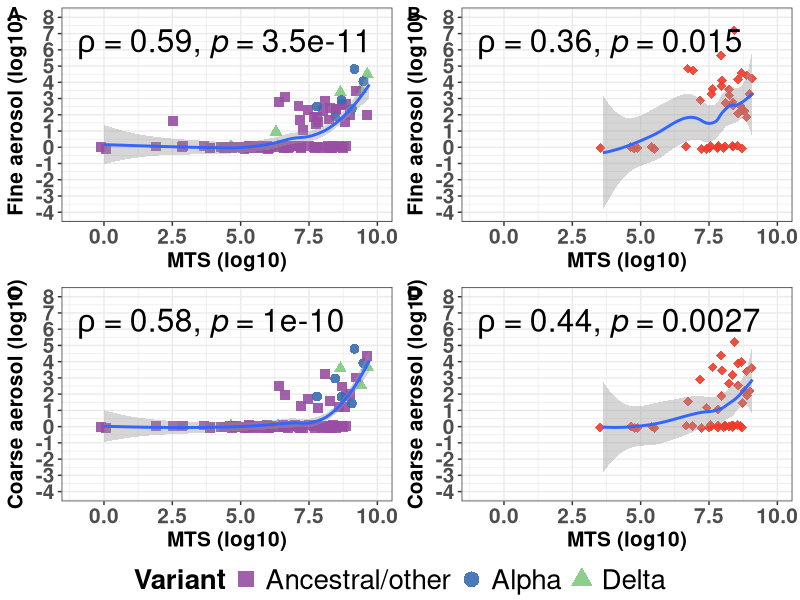
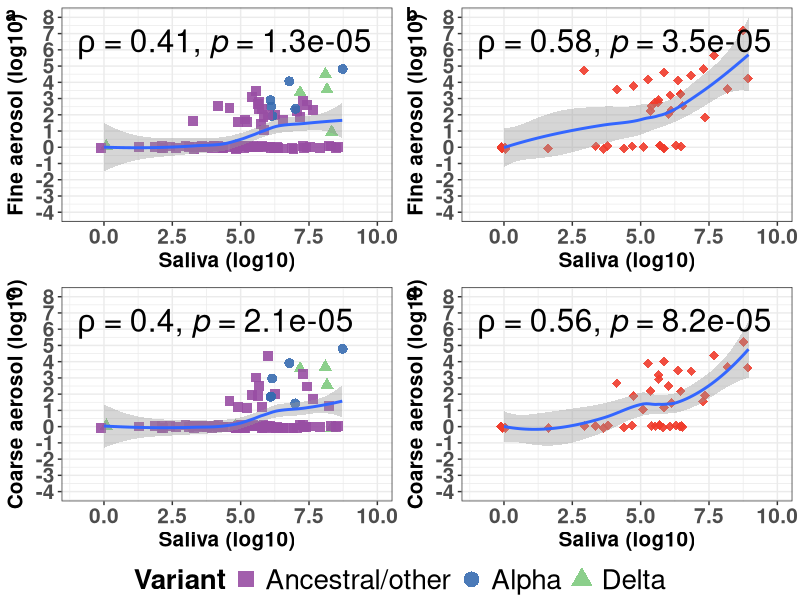
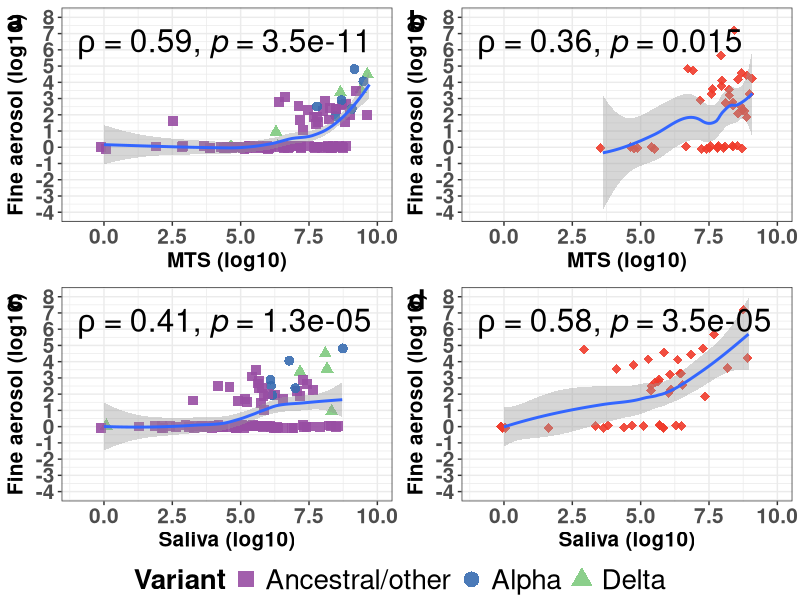
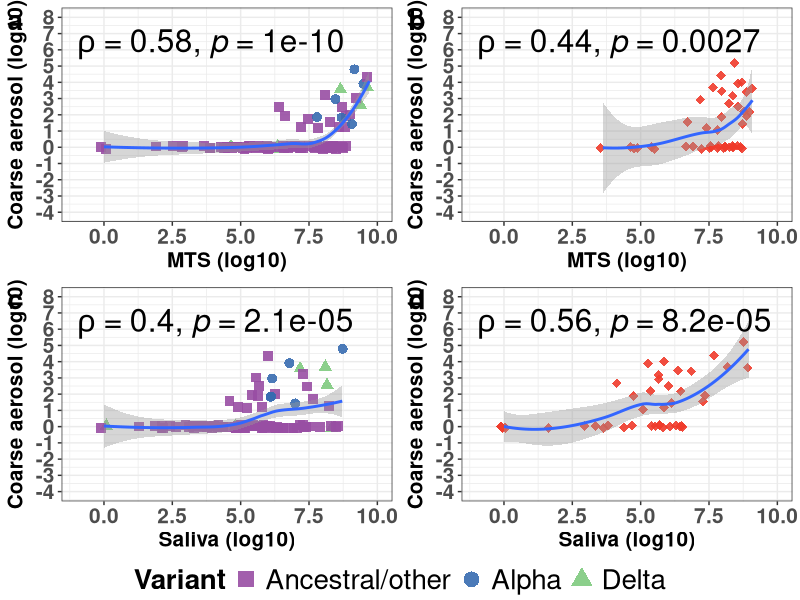
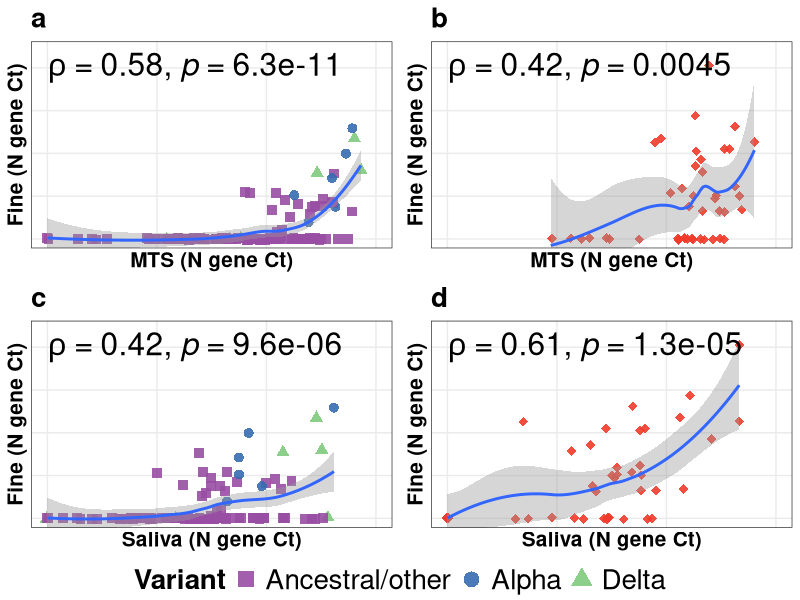
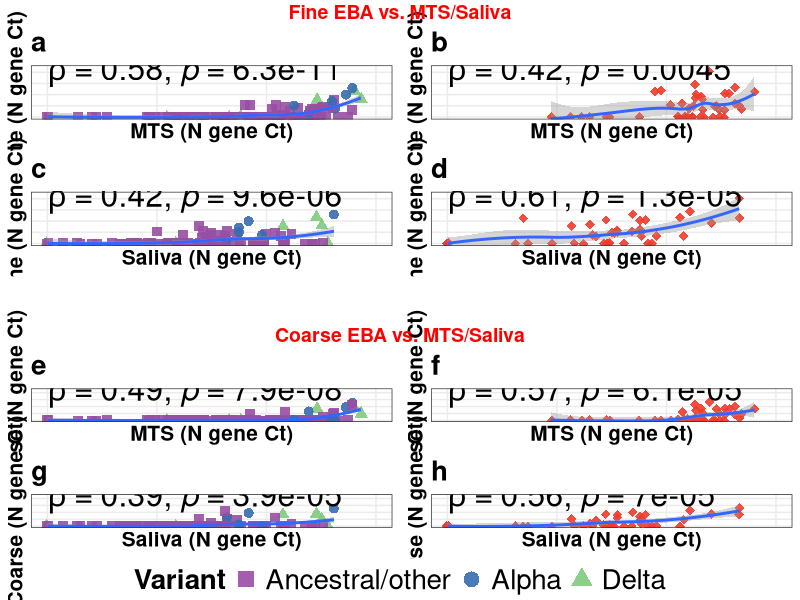
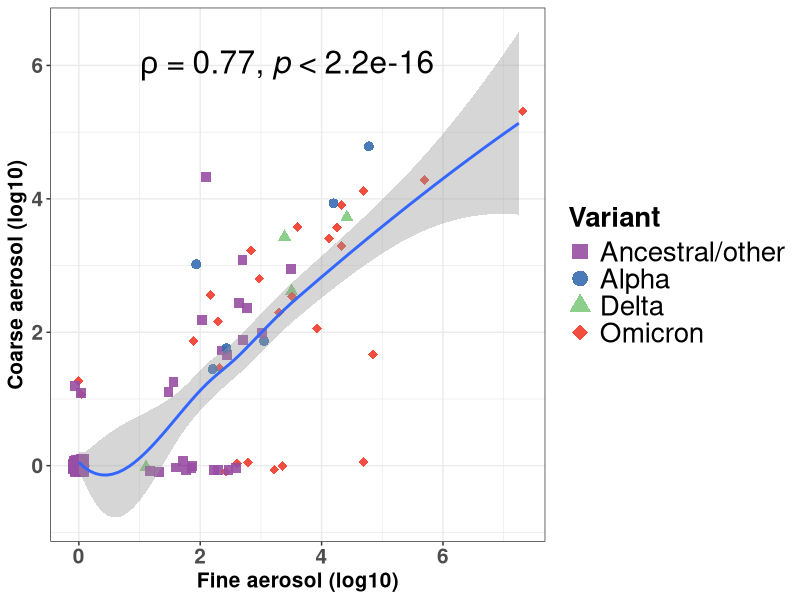
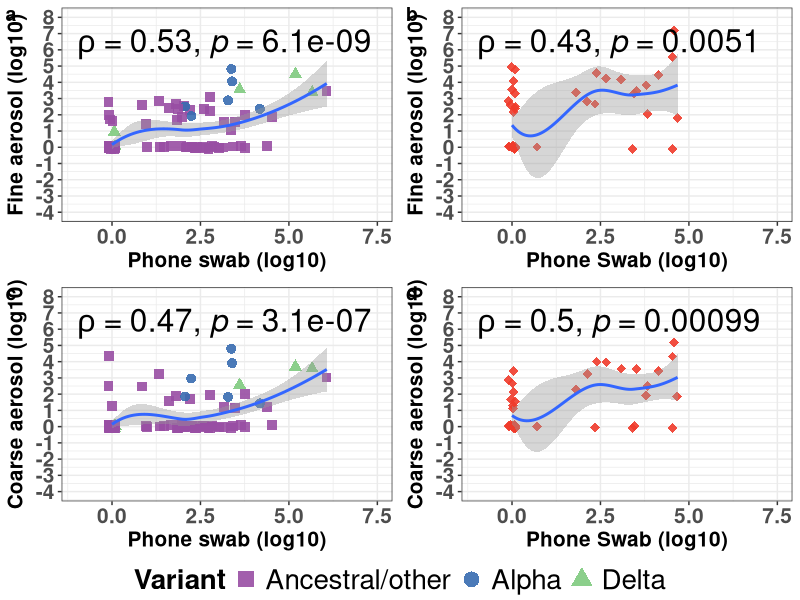

Here is the R script that generated these plots, in order:
## ---- chunk 1
knitr::opts_chunk$set(echo = TRUE)
library(gridExtra)
library(tidyverse)
library(grid)
library(ggpubr)
library(lattice)
set.seed(42)
## ---- chunk 2
# Theme for display parameters

scale_color_variant <- scale_color_manual(values = c("Ancestral/other" = "#984ea3",
                                                     "Alpha"="#386cb0",
                                                     "Delta"="#7fc97f",
                                                     "Omicron" = "#ef3b2c"))
scale_shape_variant <- scale_shape_manual(values = c("Ancestral/other" = 15,
                                                     "Alpha"=16,
                                                     "Delta"=17,
                                                     "Omicron" = 18))

scale_color_variant3 <- scale_color_manual(values = c("Ancestral/other" = "#984ea3",
                                                     "Alpha"="#386cb0",
                                                     "Delta"="#7fc97f",
                                                     "Omicron BA.1" = "#a6cee3",
                                                     "Omicron BA.2" = "#662506"))
scale_shape_variant3 <- scale_shape_manual(values = c("Ancestral/other" = 15,
                                                     "Alpha"=16,
                                                     "Delta"=17,
                                                     "Omicron BA.1" = 18,
                                                     "Omicron BA.2" = 19))
my_comparison <- list(c("Omicron", "Delta"), c("Omicron", "Alpha"), c("Omicron", "Ancestral/other"),
                   c("Delta", "Alpha"), c("Delta", "Ancestral/other"), c("Alpha", "Ancestral/other"))
## ---- chunk 3
spr_before_raw <- read.csv(file = "../working_files/manuscript_1_all_61_nonpaired_pcr_sx_spr.csv")

spr_raw <- read.csv(file = "../working_files/nonpaired_pcr_sx_spr.csv")

samples_of_interest <- c("G-II Fine Aerosol", "G-II Coarse Aerosol", "Midturbinate Swab")

spr_before <- spr_before_raw %>%
  mutate(log_quant = if_else(av_quant == 0, 0, log10(av_quant)),
         subject_id = as.factor(study_id),
         days_past_onset = as.factor(days_past_onset),
         period = "Before Sep 2021",
         variant2 = if_else(S.gene.dropout == "TRUE", "Alpha", "Ancestral/other"),
         ct_ngene = if_else(ct_ngene_qpcr == -1, 40, ct_ngene_qpcr),
         ct_sgene = if_else(ct_sgene_qpcr == -1, 40, ct_sgene_qpcr),
         ct_orfgene = if_else(ct_orfgene_qpcr == -1, 40, ct_orfgene_qpcr)) %>% 
  mutate(seq_variant = variant2,
         variant3 = variant2)
length(unique(spr_before$subject_id))

before_sub <- spr_before %>% 
  filter(sample_type %in% samples_of_interest) %>% 
  select(subject_id, sample_date, av_quant, log_quant, sample_type, period, days_past_onset, variant2, variant3, seq_variant, ct_ngene)

spr <- spr_raw %>% 
  mutate(log_quant = if_else(av_quant == 0, 0, log10(av_quant)),
         subject_id = as.factor(subject_id),
         days_past_onset = as.factor(days_past_onset),
         period = "After Sep 2021",
         variant2 = if_else(seq_variant %in% c("Omicron BA.1.1","Omicron BA.1", "Omicron BA.2"), "Omicron", seq_variant),
         ct_ngene = if_else(ct_ngene_qpcr == -1, 40, ct_ngene_qpcr),
         ct_sgene = if_else(ct_sgene_qpcr == -1, 40, ct_sgene_qpcr),
         ct_orfgene = if_else(ct_orfgene_qpcr == -1, 40, ct_orfgene_qpcr)) %>% 
  mutate(variant3 = variant2)

now_sub <- spr %>% filter(sample_type %in% samples_of_interest) %>% 
  select(subject_id, sample_date, av_quant, log_quant, sample_type, period, days_past_onset, variant2, variant3, seq_variant,ct_ngene)

breath_mts_total <- bind_rows(now_sub,before_sub)

breath_mts_total <- breath_mts_total %>% 
  mutate(variant2 = factor(variant2, 
                          levels = c("Ancestral/other", "Alpha", "Delta", "Omicron"),
                          labels = c("Ancestral/other", "Alpha", "Delta", "Omicron"))) %>% 
  mutate(variant3 = factor(variant3, 
                          levels = c("Ancestral/other", "Alpha", "Delta", "Omicron BA.1","Omicron BA.2"),
                          labels = c("Ancestral/other", "Alpha", "Delta",  "Omicron BA.1","Omicron BA.2")))

breath_mts_total <- breath_mts_total %>% mutate(omicron = if_else(variant2 == "Omicron", "Yes", "No"))
## ---- chunk 4
stat_box_data <-function(y, upper_limit = 9.085) {
  data.frame(y = -0.02 * upper_limit,
             label = paste0('n=', length(y), '\n')
  )
}

fine_complete <- breath_mts_total %>% 
  filter(sample_type == "G-II Fine Aerosol") %>%
  mutate(fine_av_quant = av_quant, fine_log_quant = log_quant, fine_ct_ngene = ct_ngene) %>% 
  select(subject_id, fine_av_quant, fine_log_quant, days_past_onset, sample_date, period, variant2, omicron, variant3,seq_variant,fine_ct_ngene) 
fine_complete_sub <- fine_complete %>%filter(fine_av_quant !=0)  

coarse_complete <- breath_mts_total %>% 
  filter(sample_type == "G-II Coarse Aerosol") %>%
  mutate(coarse_av_quant = av_quant, coarse_log_quant = log_quant, coarse_ct_ngene = ct_ngene) %>% 
  select(subject_id, coarse_av_quant, coarse_log_quant, days_past_onset, sample_date, period, variant2, omicron, variant3, seq_variant,coarse_ct_ngene)
coarse <- coarse_complete %>% select(subject_id, coarse_av_quant, coarse_log_quant, sample_date, coarse_ct_ngene)
coarse_complete_sub <- coarse_complete %>%filter(coarse_av_quant !=0)

mts_complete <- breath_mts_total %>% 
  filter(sample_type == "Midturbinate Swab") %>%
  mutate(mts_av_quant = av_quant, mts_log_quant = log_quant, mts_ct_ngene = ct_ngene) %>% 
  select(subject_id, mts_av_quant, mts_log_quant, days_past_onset, sample_date, period, variant2, omicron, variant3, seq_variant,mts_ct_ngene)

mts <- mts_complete %>% select(subject_id, mts_av_quant, mts_log_quant, sample_date, mts_ct_ngene) 

#create dataset including all the breath samples:breath_mts_total_wide2
breath_mts_total_wide2 <- fine_complete %>% 
  left_join(coarse, by = c("subject_id", "sample_date")) %>% 
  mutate(av_quant_total = coarse_av_quant + fine_av_quant)

breath_mts_total_wide2 <- breath_mts_total_wide2 %>% 
  mutate(av_quant_total_log10 = if_else((av_quant_total == 0), 0, log10(av_quant_total)))

breath_mts_total_wide2 <- breath_mts_total_wide2 %>% 
  left_join(mts, by = c("subject_id", "sample_date")) %>% 
  mutate(log_mts_coarse_ratio = log10(mts_av_quant/(coarse_av_quant+1)),
         log_mts_fine_ratio = log10(mts_av_quant/(fine_av_quant+1)),
         log_mts_total_ratio = log10(mts_av_quant/(av_quant_total+1)),
         mts_coarse_ratio =  mts_av_quant/(coarse_av_quant+1),
         mts_fine_ratio = mts_av_quant/(fine_av_quant+1),
         mts_total_ratio = mts_av_quant/(av_quant_total+1))

length(unique(breath_mts_total_wide2$subject_id))
## ---- chunk 5
remove_plot_mts <- function(data, aerosol_name, aerosol_log_quant, variant_value){
  sub_remove_variant <- data %>% filter(variant2 != variant_value)

  plot <- sub_remove_variant %>%
    ggplot(aes(y=eval(parse(text=aerosol_log_quant)),x=mts_log_quant)) +
    geom_point(aes(color=variant2,shape=variant2),size=3,alpha=0.9,
               position=position_jitter(h=.1,w=.1,seed=42)) +
    geom_smooth(method = "loess") +
    stat_cor(method = "spearman",cor.coef.name = "rho", size = 8) +
    ylab(paste(aerosol_name,"aerosol (log10)")) +
    xlab("MTS (log10)") +
    labs(color = "Variant", shape = "Variant")+
    scale_y_continuous(breaks=c(-4:8),limits = c(-4, 8)) +
    scale_x_continuous(breaks=c(0,2.5,5.0,7.5,10),limits = c(-1, 10)) +
    #expand_limits(x=0,y=-2) +
    scale_shape_variant+
    scale_color_variant+
    theme_bw()+
    theme(axis.text = element_text(size = 15),
        axis.text.x=element_text(face='bold'),
        axis.text.y=element_text(face='bold'),
        axis.title.x=element_text(size=15, face='bold'),
        axis.title.y=element_text(size=15, face='bold'),
        legend.text = element_text(size = 20),
        legend.title = element_text(size = 20, face='bold'))+
    guides(shape = guide_legend(override.aes = list(size = 5)))
  return(plot)
}

include_plot_mts <- function(data, aerosol_name, aerosol_log_quant, variant_value){
  sub_remove_variant <- data %>% filter(variant2 == variant_value)

  plot <- sub_remove_variant %>%
    ggplot(aes(y=eval(parse(text=aerosol_log_quant)),x=mts_log_quant)) +
    geom_point(aes(color=variant2,shape=variant2),size=3,alpha=0.9,
               position=position_jitter(h=.1,w=.1,seed=42)) +
    geom_smooth(method = "loess") +
    stat_cor(method = "spearman",cor.coef.name = "rho", size = 8) +
    ylab(paste(aerosol_name,"aerosol (log10)")) +
    xlab("MTS (log10)") +
    labs(color = "Variant", shape = "Variant")+
    scale_y_continuous(breaks=c(-4:8),limits = c(-4, 8)) +
    scale_x_continuous(breaks=c(0,2.5,5.0,7.5,10),limits = c(-1, 10)) +
    #expand_limits(x=0,y=-2) +
    scale_shape_variant+
    scale_color_variant+
    theme_bw()+
    theme(axis.text = element_text(size = 15),
        axis.text.x=element_text(face='bold'),
        axis.text.y=element_text(face='bold'),
        axis.title.x=element_text(size=15, face='bold'),
        axis.title.y=element_text(size=15, face='bold'),
        legend.text = element_text(size = 20),
        legend.title = element_text(size = 20, face='bold'))+
    guides(shape = guide_legend(override.aes = list(size = 5)))
  return(plot)
}

#side-by-side comparison of both D's against plots of Omicron only
mts_with_without_omicron_comparison_full_data <- ggarrange(
                      remove_plot_mts(breath_mts_total_wide2,"Fine","fine_log_quant", "Omicron"),
                      include_plot_mts(breath_mts_total_wide2,"Fine","fine_log_quant", "Omicron"),
                      remove_plot_mts(breath_mts_total_wide2,"Coarse","coarse_log_quant", "Omicron"),
                      include_plot_mts(breath_mts_total_wide2,"Coarse","coarse_log_quant", "Omicron"),
                      labels = c("A", 
                                 "B",
                                 "C",
                                 "D"),
                      ncol = 2, nrow=2,
                      common.legend = T,
                      legend = "bottom",
                      align = "h")
mts_with_without_omicron_comparison_full_data
#ggsave(mts_with_without_omicron_comparison_full_data,filename="../output/mts_with_without_omicron_comparison_full_data.png",device="png",width=11,height=7.77,units="in")
## ---- chunk 6

remove_plot_ct_mts <- function(data, aerosol_name, aerosol_ct, variant_value, note_text){
  sub_remove_variant <- data %>% filter(variant2 != variant_value)

  plot <- sub_remove_variant %>%
    ggplot(aes(y=eval(parse(text=aerosol_ct)),x=mts_ct_ngene)) +
    geom_point(aes(color=variant2,shape=variant2),size=3,alpha=0.9,
               position=position_jitter(h=.1,w=.1,seed=42)) +
    geom_smooth(method = "loess") +
    stat_cor(method = "spearman",cor.coef.name = "rho", size = 8, label.x = 40, label.y = 20) +
    ylab(paste(aerosol_name,"(N gene Ct)")) +
    xlab("MTS (N gene Ct)") +
    labs(color = "Variant", shape = "Variant")+
    coord_cartesian(ylim = c(40, 18), xlim = c(40,10))+
    scale_shape_variant+
    scale_color_variant+
  ggtitle(note_text)+
    theme_bw()+
    theme(axis.text = element_text(size = 15),
        axis.text.x=element_text(face='bold'),
        axis.text.y=element_text(face='bold'),
        axis.title.x=element_text(size=15, face='bold'),
        axis.title.y=element_text(size=15, face='bold'),
        legend.text = element_text(size = 20),
        legend.title = element_text(size = 20, face='bold'),
        plot.title = element_text(size = 20, face = "bold"))+
    guides(shape = guide_legend(override.aes = list(size = 5)))
  return(plot)
}

include_plot_ct_mts <- function(data, aerosol_name, aerosol_ct, variant_value,  note_text){
  sub_remove_variant <- data %>% filter(variant2 == variant_value)

  plot <- sub_remove_variant %>%
    ggplot(aes(y=eval(parse(text=aerosol_ct)),x=mts_ct_ngene)) +
    geom_point(aes(color=variant2,shape=variant2),size=3,alpha=0.9,
               position=position_jitter(h=.1,w=.1,seed=42)) +
    geom_smooth(method = "loess") +
    stat_cor(method = "spearman",cor.coef.name = "rho", size = 8, label.x = 40, label.y = 20) +
    ylab(paste(aerosol_name,"(N gene Ct)")) +
    xlab("MTS (N gene Ct)") +
    labs(color = "Variant", shape = "Variant")+
    coord_cartesian(ylim = c(40, 18), xlim = c(40,10))+
    scale_shape_variant+
    scale_color_variant+
  ggtitle(note_text)+
    theme_bw()+
    theme(axis.text = element_text(size = 15),
        axis.text.x=element_text(face='bold'),
        axis.text.y=element_text(face='bold'),
        axis.title.x=element_text(size=15, face='bold'),
        axis.title.y=element_text(size=15, face='bold'),
        legend.text = element_text(size = 20),
        legend.title = element_text(size = 20, face='bold'),
        plot.title = element_text(size = 20, face = "bold"))+
    guides(shape = guide_legend(override.aes = list(size = 5)))
  return(plot)
}

## ---- chunk 7
spr <- spr_raw %>% mutate(variant2 = if_else(seq_variant %in% c("Omicron BA.1.1","Omicron BA.1", "Omicron BA.2"), "Omicron", seq_variant))
samples_of_interest <- c("G-II Fine Aerosol", "G-II Coarse Aerosol", "Saliva")

spr_before <- spr_before_raw %>% 
  mutate(log_quant = if_else(av_quant == 0, 0, log10(av_quant)),
         subject_id = as.factor(study_id),
         days_past_onset = as.factor(days_past_onset),
         period = "Before Sep 2021",
         variant2 = if_else(S.gene.dropout == "TRUE", "Alpha", "Ancestral/other"),
         ct_ngene = if_else(ct_ngene_qpcr == -1, 40, ct_ngene_qpcr))

before_sub <- spr_before %>% 
  filter(sample_type %in% samples_of_interest) %>% 
  select(subject_id, sample_date, av_quant, log_quant, sample_type, period, days_past_onset, variant2, ct_ngene)

spr <- spr %>% 
  mutate(log_quant = if_else(av_quant == 0, 0, log10(av_quant)),
         subject_id = as.factor(subject_id),
         days_past_onset = as.factor(days_past_onset),
         period = "After Sep 2021",
         ct_ngene = if_else(ct_ngene_qpcr == -1, 40, ct_ngene_qpcr))

now_sub <- spr %>% filter(sample_type %in% samples_of_interest) %>% 
  select(subject_id, sample_date, av_quant, log_quant, sample_type, period, days_past_onset, variant2, ct_ngene)

breath_saliva_total <- bind_rows(now_sub,before_sub)

breath_saliva_total <- breath_saliva_total %>% 
  mutate(variant2 = factor(variant2, 
                          levels = c("Ancestral/other", "Alpha", "Delta", "Omicron"),
                          labels = c("Ancestral/other", "Alpha", "Delta", "Omicron")))
## ---- chunk 8
fine_complete <- breath_saliva_total %>% 
  filter(sample_type == "G-II Fine Aerosol") %>%
  mutate(fine_av_quant = av_quant, fine_log_quant = log_quant, fine_ct_ngene = ct_ngene) %>% 
  select(subject_id, fine_av_quant, fine_log_quant, days_past_onset, sample_date, period, variant2, fine_ct_ngene) 
fine_complete_sub <- fine_complete %>%filter(fine_av_quant !=0)  

coarse_complete <- breath_saliva_total %>% 
  filter(sample_type == "G-II Coarse Aerosol") %>%
  mutate(coarse_av_quant = av_quant, coarse_log_quant = log_quant, coarse_ct_ngene = ct_ngene) %>% 
  select(subject_id, coarse_av_quant, coarse_log_quant, days_past_onset, sample_date, period, variant2,coarse_ct_ngene)
coarse <- coarse_complete %>% select(subject_id, coarse_av_quant, coarse_log_quant, sample_date, coarse_ct_ngene)
coarse_complete_sub <- coarse_complete %>%filter(coarse_av_quant !=0)

saliva_complete <- breath_saliva_total %>% 
  filter(sample_type == "Saliva") %>%
  mutate(saliva_av_quant = av_quant, saliva_log_quant = log_quant, saliva_ct_ngene = ct_ngene) %>% 
  select(subject_id, saliva_av_quant, saliva_log_quant, days_past_onset, sample_date, period, variant2,saliva_ct_ngene)

saliva <- saliva_complete %>% select(subject_id, saliva_av_quant, saliva_log_quant, sample_date, saliva_ct_ngene) 

#create dataset including all the breath samples:breath_saliva_total_wide2
breath_saliva_total_wide2 <- fine_complete %>% 
  left_join(coarse, by = c("subject_id", "sample_date")) %>% 
  mutate(av_quant_total = coarse_av_quant + fine_av_quant)

breath_saliva_total_wide2 <- breath_saliva_total_wide2 %>% 
  mutate(av_quant_total_log10 = if_else((av_quant_total == 0), 0, log10(av_quant_total)))


breath_saliva_total_wide2 <- breath_saliva_total_wide2 %>% 
  left_join(saliva, by = c("subject_id", "sample_date")) 
## ---- chunk 9
#using qpcr data
remove_plot_saliva <- function(data, aerosol_name, aerosol_log_quant, variant_value){
  sub_remove_variant <- data %>% filter(variant2 != variant_value)

  plot <- sub_remove_variant %>%
    ggplot(aes(y=eval(parse(text=aerosol_log_quant)),x=saliva_log_quant)) +
    geom_point(aes(color=variant2,shape=variant2),size=3,alpha=0.9,
               position=position_jitter(h=.1,w=.1,seed=42)) +
    geom_smooth(method = "loess") +
    stat_cor(method = "spearman",cor.coef.name = "rho", size = 8) +
    ylab(paste(aerosol_name,"aerosol (log10)")) +
    xlab("Saliva (log10)") +
    labs(color = "Variant", shape = "Variant")+
    scale_y_continuous(breaks=c(-4:8),limits = c(-4, 8)) +
    scale_x_continuous(breaks=c(0,2.5,5.0,7.5,10),limits = c(-1, 10)) +
    #expand_limits(x=0,y=-2) +
    scale_shape_variant+
    scale_color_variant+
    theme_bw()+
    theme(axis.text = element_text(size = 15),
        axis.text.x=element_text(face='bold'),
        axis.text.y=element_text(face='bold'),
        axis.title.x=element_text(size=15, face='bold'),
        axis.title.y=element_text(size=15, face='bold'),
        legend.text = element_text(size = 20),
        legend.title = element_text(size = 20, face='bold'))+
    guides(shape = guide_legend(override.aes = list(size = 5)))
  return(plot)
}

include_plot_saliva <- function(data, aerosol_name, aerosol_log_quant, variant_value){
  sub_remove_variant <- data %>% filter(variant2 == variant_value)

  plot <- sub_remove_variant %>%
    ggplot(aes(y=eval(parse(text=aerosol_log_quant)),x=saliva_log_quant)) +
    geom_point(aes(color=variant2,shape=variant2),size=3,alpha=0.9,
               position=position_jitter(h=.1,w=.1,seed=42)) +
    geom_smooth(method = "loess") +
    stat_cor(method = "spearman",cor.coef.name = "rho", size = 8) +
    ylab(paste(aerosol_name,"aerosol (log10)")) +
    xlab("Saliva (log10)") +
    labs(color = "Variant", shape = "Variant")+
    scale_y_continuous(breaks=c(-4:8),limits = c(-4, 8)) +
    scale_x_continuous(breaks=c(0,2.5,5.0,7.5,10),limits = c(-1, 10)) +
    #expand_limits(x=0,y=-2) +
    scale_shape_variant+
    scale_color_variant+
    theme_bw()+
    theme(axis.text = element_text(size = 15),
        axis.text.x=element_text(face='bold'),
        axis.text.y=element_text(face='bold'),
        axis.title.x=element_text(size=15, face='bold'),
        axis.title.y=element_text(size=15, face='bold'),
        legend.text = element_text(size = 20),
        legend.title = element_text(size = 20, face='bold'))+
    guides(shape = guide_legend(override.aes = list(size = 5)))
  return(plot)
}

#side-by-side comparison of both D's against plots of Omicron only
saliva_with_without_omicron_comparison_full_data <- ggarrange(
                      remove_plot_saliva(breath_saliva_total_wide2,"Fine","fine_log_quant", "Omicron"),
                      include_plot_saliva(breath_saliva_total_wide2,"Fine","fine_log_quant", "Omicron"),
                      remove_plot_saliva(breath_saliva_total_wide2,"Coarse","coarse_log_quant", "Omicron"),
                      include_plot_saliva(breath_saliva_total_wide2,"Coarse","coarse_log_quant", "Omicron"),
                      labels = c("a", 
                                 "b",
                                 "c",
                                 "d"),
                      ncol = 2, nrow=2,
                      common.legend = T,
                      legend = "bottom",
                      align = "h")
saliva_with_without_omicron_comparison_full_data
#ggsave(saliva_with_without_omicron_comparison_full_data,filename="../output/saliva_with_without_omicron_comparison_full_data.png",device="png",width=11,height=7.77,units="in")
## ---- chunk 10
#using ct value
remove_plot_ct_saliva <- function(data, aerosol_name, aerosol_ct, variant_value,note_text){
  sub_remove_variant <- data %>% filter(variant2 != variant_value)

  plot <- sub_remove_variant %>%
    ggplot(aes(y=eval(parse(text=aerosol_ct)),x=saliva_ct_ngene)) +
    geom_point(aes(color=variant2,shape=variant2),size=3,alpha=0.9,
               position=position_jitter(h=.1,w=.1,seed=42)) +
    geom_smooth(method = "loess") +
    stat_cor(method = "spearman",cor.coef.name = "rho", size = 8, label.x = 40, label.y = 20) +
    ylab(paste(aerosol_name,"(N gene Ct)")) +
    xlab("Saliva (N gene Ct)") +
    labs(color = "Variant", shape = "Variant")+
    coord_cartesian(ylim = c(40, 18), xlim = c(40,10))+
    scale_shape_variant+
    scale_color_variant+
    theme_bw()+
  ggtitle(note_text)+
    theme(axis.text = element_text(size = 15),
        axis.text.x=element_text(face='bold'),
        axis.text.y=element_text(face='bold'),
        axis.title.x=element_text(size=15, face='bold'),
        axis.title.y=element_text(size=15, face='bold'),
        legend.text = element_text(size = 20),
        legend.title = element_text(size = 20, face='bold'),
        plot.title = element_text(size = 20, face = "bold"))+
    guides(shape = guide_legend(override.aes = list(size = 5)))
  return(plot)
}

include_plot_ct_saliva <- function(data, aerosol_name, aerosol_ct, variant_value,note_text){
  sub_remove_variant <- data %>% filter(variant2 == variant_value)

  plot <- sub_remove_variant %>%
    ggplot(aes(y=eval(parse(text=aerosol_ct)),x=saliva_ct_ngene)) +
    geom_point(aes(color=variant2,shape=variant2),size=3,alpha=0.9,
               position=position_jitter(h=.1,w=.1,seed=42)) +
    geom_smooth(method = "loess") +
    stat_cor(method = "spearman",cor.coef.name = "rho", size = 8, label.x = 40, label.y = 20) +
    ylab(paste(aerosol_name,"(N gene Ct)")) +
    xlab("Saliva (N gene Ct)") +
    labs(color = "Variant", shape = "Variant")+
    coord_cartesian(ylim = c(40, 18), xlim = c(40,10))+
    scale_shape_variant+
    scale_color_variant+
  ggtitle(note_text)+
    theme_bw()+
    theme(axis.text = element_text(size = 15),
        axis.text.x=element_text(face='bold'),
        axis.text.y=element_text(face='bold'),
        axis.title.x=element_text(size=15, face='bold'),
        axis.title.y=element_text(size=15, face='bold'),
        legend.text = element_text(size = 20),
        legend.title = element_text(size = 20, face='bold'),
        plot.title = element_text(size = 20, face = "bold"))+
    guides(shape = guide_legend(override.aes = list(size = 5)))
  return(plot)
}

## ---- chunk 11
figure_3 <- ggarrange(remove_plot_mts(breath_mts_total_wide2,"Fine","fine_log_quant", "Omicron"),
                      include_plot_mts(breath_mts_total_wide2,"Fine","fine_log_quant", "Omicron"),
                      remove_plot_saliva(breath_saliva_total_wide2,"Fine","fine_log_quant", "Omicron"),
                      include_plot_saliva(breath_saliva_total_wide2,"Fine","fine_log_quant", "Omicron"),
                      labels = c("a", 
                                 "b",
                                 "c",
                                 "d"),
                      font.label = list(size = 20, face = "bold"),
                      ncol = 2, nrow=2,
                      common.legend = T,
                      legend = "bottom",
                      align = "h")
figure_3
ggsave(figure_3,filename="../output/fig3_corr_fine_mts_saliva.png",device="png",width=11,height=7.77,units="in")
ggsave(figure_3,filename="../output/tiff/fig3_corr_fine_mts_saliva.tiff",device="tiff",width=11,height=7.77,units="in",dpi=300,compression="lzw")


figure_4 <- ggarrange(remove_plot_mts(breath_mts_total_wide2,"Coarse","coarse_log_quant", "Omicron"),
                      include_plot_mts(breath_mts_total_wide2,"Coarse","coarse_log_quant", "Omicron"),
                      remove_plot_saliva(breath_saliva_total_wide2,"Coarse","coarse_log_quant", "Omicron"),
                      include_plot_saliva(breath_saliva_total_wide2,"Coarse","coarse_log_quant", "Omicron"),
                      labels = c("a", 
                                 "b",
                                 "c",
                                 "d"),
                      font.label = list(size = 20, face = "bold"),
                      ncol = 2, nrow=2,
                      common.legend = T,
                      legend = "bottom",
                      align = "h")
figure_4
ggsave(figure_4,filename="../output/si_fig4a_corr_coarse_mts_saliva.png",device="png",width=11,height=7.77,units="in")

## ---- chunk 12
figure_s2 <- ggarrange(remove_plot_ct_mts(breath_mts_total_wide2,"Fine","fine_ct_ngene", "Omicron","a"),
                      include_plot_ct_mts(breath_mts_total_wide2,"Fine","fine_ct_ngene", "Omicron","b"),
                      remove_plot_ct_saliva(breath_saliva_total_wide2,"Fine","fine_ct_ngene", "Omicron","c"),
                      include_plot_ct_saliva(breath_saliva_total_wide2,"Fine","fine_ct_ngene", "Omicron","d"),
                      font.label = list(size = 20, face = "bold"),
                      ncol = 2, nrow=2,
                      common.legend = T,
                      legend = "bottom",
                      align = "h")
figure_s2
#ggsave(figure_s2,filename="../output/figure_s2_fine_mts_saliva_ct.png",device="png",width=11,height=7.77,units="in")

figure_s3 <- ggarrange(remove_plot_ct_mts(breath_mts_total_wide2,"Coarse","coarse_ct_ngene", "Omicron","a"),
                      include_plot_ct_mts(breath_mts_total_wide2,"Coarse","coarse_ct_ngene", "Omicron","b"),
                      remove_plot_ct_saliva(breath_saliva_total_wide2,"Coarse","coarse_ct_ngene", "Omicron","c"),
                      include_plot_ct_saliva(breath_saliva_total_wide2,"Coarse","coarse_ct_ngene", "Omicron","d"),

                      font.label = list(size = 20, face = "bold"),
                      ncol = 2, nrow=2,
                      common.legend = T,
                      legend = "bottom",
                      align = "h")
figure_s3
#ggsave(figure_s3,filename="../output/figure_s3_coarse_mts_saliva_ct.png",device="png",width=11,height=7.77,units="in")
## ---- chunk 13
part1 <- ggarrange(remove_plot_ct_mts(breath_mts_total_wide2,"Fine","fine_ct_ngene", "Omicron","a"),
                      include_plot_ct_mts(breath_mts_total_wide2,"Fine","fine_ct_ngene", "Omicron","b"),
                      remove_plot_ct_saliva(breath_saliva_total_wide2,"Fine","fine_ct_ngene", "Omicron","c"),
                      include_plot_ct_saliva(breath_saliva_total_wide2,"Fine","fine_ct_ngene", "Omicron","d"),

                      font.label = list(size = 20, face = "bold"),
                      ncol = 2, nrow=2,
                      common.legend = T,
                      legend = "none",
                      align = "h")
part1 <- annotate_figure(part1, top = text_grob("Fine EBA vs. MTS/Saliva", 
               color = "red", face = "bold", size = 14))

part2 <- ggarrange(remove_plot_ct_mts(breath_mts_total_wide2,"Coarse","coarse_ct_ngene", "Omicron","e"),
                      include_plot_ct_mts(breath_mts_total_wide2,"Coarse","coarse_ct_ngene", "Omicron","f"),
                      remove_plot_ct_saliva(breath_saliva_total_wide2,"Coarse","coarse_ct_ngene", "Omicron","g"),
                      include_plot_ct_saliva(breath_saliva_total_wide2,"Coarse","coarse_ct_ngene", "Omicron","h"),

                      font.label = list(size = 20, face = "bold"),
                      ncol = 2, nrow=2,
                      common.legend = T,
                      legend = "bottom",
                      align = "h")
part2 <- annotate_figure(part2, top = text_grob("Coarse EBA vs. MTS/Saliva", 
               color = "red", face = "bold", size = 14))

## ---- chunk 14
blank <- grid.rect(gp=gpar(col="white"))

total <- grid.arrange(part1, blank, part2,
                      ncol=1, nrow=3,
                      heights = c(6,1,6))

#ggsave(total,filename="../output/extra-output-fig3/extend_ct_plot.png",device="png",dpi=300,height=12.3,width=10.54,units="in")

## ---- chunk 15
  plot <- breath_mts_total_wide2 %>%
    ggplot(aes(y=coarse_log_quant,x=fine_log_quant)) +
    geom_point(aes(color=variant2,shape=variant2),size=3,alpha=0.9,
               position=position_jitter(h=.1,w=.1,seed=42)) +
    geom_smooth(method = "loess") +
    stat_cor(method = "spearman",cor.coef.name = "rho", size = 8, label.x =1, label.y = 6) +
    ylab("Coarse aerosol (log10)") +
    xlab("Fine aerosol (log10)") +
    labs(color = "Variant", shape = "Variant")+
    #coord_cartesian(ylim = c(40, 18), xlim = c(40,10))+
    scale_shape_variant+
    scale_color_variant+
  #ggtitle(note_text)+
    theme_bw()+
    theme(axis.text = element_text(size = 15),
        axis.text.x=element_text(face='bold'),
        axis.text.y=element_text(face='bold'),
        axis.title.x=element_text(size=15, face='bold'),
        axis.title.y=element_text(size=15, face='bold'),
        legend.text = element_text(size = 20),
        legend.title = element_text(size = 20, face='bold'),
        plot.title = element_text(size = 20, face = "bold"))+
    guides(shape = guide_legend(override.aes = list(size = 5)))
plot
## ---- chunk 16
spr <- spr_raw %>% mutate(variant2 = if_else(seq_variant %in% c("Omicron BA.1.1","Omicron BA.1", "Omicron BA.2"), "Omicron", seq_variant))
samples_of_interest <- c("G-II Fine Aerosol", "G-II Coarse Aerosol", "Phone Swab")

spr_before <- spr_before_raw %>% 
  mutate(log_quant = if_else(av_quant == 0, 0, log10(av_quant)),
         subject_id = as.factor(study_id),
         days_past_onset = as.factor(days_past_onset),
         period = "Before Sep 2021",
         variant2 = if_else(S.gene.dropout == "TRUE", "Alpha", "Ancestral/other"),
         ct_ngene = if_else(ct_ngene_qpcr == -1, 40, ct_ngene_qpcr))

before_sub <- spr_before %>% 
  filter(sample_type %in% samples_of_interest) %>% 
  select(subject_id, sample_date, av_quant, log_quant, sample_type, period, days_past_onset, variant2, ct_ngene)

spr <- spr %>% 
  mutate(log_quant = if_else(av_quant == 0, 0, log10(av_quant)),
         subject_id = as.factor(subject_id),
         days_past_onset = as.factor(days_past_onset),
         period = "After Sep 2021",
         ct_ngene = if_else(ct_ngene_qpcr == -1, 40, ct_ngene_qpcr))

now_sub <- spr %>% filter(sample_type %in% samples_of_interest) %>% 
  select(subject_id, sample_date, av_quant, log_quant, sample_type, period, days_past_onset, variant2, ct_ngene)

breath_phone_total <- bind_rows(now_sub,before_sub)

breath_phone_total <- breath_phone_total %>% 
  mutate(variant2 = factor(variant2, 
                          levels = c("Ancestral/other", "Alpha", "Delta", "Omicron"),
                          labels = c("Ancestral/other", "Alpha", "Delta", "Omicron")))
## ---- chunk 17
fine_complete <- breath_phone_total %>% 
  filter(sample_type == "G-II Fine Aerosol") %>%
  mutate(fine_av_quant = av_quant, fine_log_quant = log_quant, fine_ct_ngene = ct_ngene) %>% 
  select(subject_id, fine_av_quant, fine_log_quant, days_past_onset, sample_date, period, variant2, fine_ct_ngene) 
fine_complete_sub <- fine_complete %>%filter(fine_av_quant !=0)  

coarse_complete <- breath_phone_total %>% 
  filter(sample_type == "G-II Coarse Aerosol") %>%
  mutate(coarse_av_quant = av_quant, coarse_log_quant = log_quant, coarse_ct_ngene = ct_ngene) %>% 
  select(subject_id, coarse_av_quant, coarse_log_quant, days_past_onset, sample_date, period, variant2,coarse_ct_ngene)
coarse <- coarse_complete %>% select(subject_id, coarse_av_quant, coarse_log_quant, sample_date, coarse_ct_ngene)
coarse_complete_sub <- coarse_complete %>%filter(coarse_av_quant !=0)

phone_complete <- breath_phone_total %>% 
  filter(sample_type == "Phone Swab") %>%
  mutate(phone_av_quant = av_quant, phone_log_quant = log_quant, phone_ct_ngene = ct_ngene) %>% 
  select(subject_id, phone_av_quant, phone_log_quant, days_past_onset, sample_date, period, variant2,phone_ct_ngene)

phone <- phone_complete %>% select(subject_id, phone_av_quant, phone_log_quant, sample_date, phone_ct_ngene) 

#create dataset including all the breath samples:breath_phone_total_wide2
breath_phone_total_wide2 <- fine_complete %>% 
  left_join(coarse, by = c("subject_id", "sample_date")) %>% 
  mutate(av_quant_total = coarse_av_quant + fine_av_quant)

breath_phone_total_wide2 <- breath_phone_total_wide2 %>% 
  mutate(av_quant_total_log10 = if_else((av_quant_total == 0), 0, log10(av_quant_total)))


breath_phone_total_wide2 <- phone %>% 
  left_join(breath_phone_total_wide2, by = c("subject_id", "sample_date")) 
## ---- chunk 18
#using qpcr data
remove_plot_phone <- function(data, aerosol_name, aerosol_log_quant, variant_value){
  sub_remove_variant <- data %>% filter(variant2 != variant_value)

  plot <- sub_remove_variant %>%
    ggplot(aes(y=eval(parse(text=aerosol_log_quant)),x=phone_log_quant)) +
    geom_point(aes(color=variant2,shape=variant2),size=3,alpha=0.9,
               position=position_jitter(h=.1,w=.1,seed=42)) +
    geom_smooth(method = "loess") +
    stat_cor(method = "spearman",cor.coef.name = "rho", size = 8) +
    ylab(paste(aerosol_name,"aerosol (log10)")) +
    xlab("Phone swab (log10)") +
    labs(color = "Variant", shape = "Variant")+
    scale_y_continuous(breaks=c(-4:8),limits = c(-4, 8)) +
    scale_x_continuous(breaks=c(0,2.5,5.0,7.5),limits = c(-1, 7.5)) +
    #expand_limits(x=0,y=-2) +
    scale_shape_variant+
    scale_color_variant+
    theme_bw()+
    theme(axis.text = element_text(size = 15),
        axis.text.x=element_text(face='bold'),
        axis.text.y=element_text(face='bold'),
        axis.title.x=element_text(size=15, face='bold'),
        axis.title.y=element_text(size=15, face='bold'),
        legend.text = element_text(size = 20),
        legend.title = element_text(size = 20, face='bold'))+
    guides(shape = guide_legend(override.aes = list(size = 5)))
  return(plot)
}

include_plot_phone <- function(data, aerosol_name, aerosol_log_quant, variant_value){
  sub_remove_variant <- data %>% filter(variant2 == variant_value)

  plot <- sub_remove_variant %>%
    ggplot(aes(y=eval(parse(text=aerosol_log_quant)),x=phone_log_quant)) +
    geom_point(aes(color=variant2,shape=variant2),size=3,alpha=0.9,
               position=position_jitter(h=.1,w=.1,seed=42)) +
    geom_smooth(method = "loess") +
    stat_cor(method = "spearman",cor.coef.name = "rho", size = 8) +
    ylab(paste(aerosol_name,"aerosol (log10)")) +
    xlab("Phone Swab (log10)") +
    labs(color = "Variant", shape = "Variant")+
    scale_y_continuous(breaks=c(-4:8),limits = c(-4, 8)) +
    scale_x_continuous(breaks=c(0,2.5,5.0,7.5),limits = c(-1, 7.5)) +
    #expand_limits(x=0,y=-2) +
    scale_shape_variant+
    scale_color_variant+
    theme_bw()+
    theme(axis.text = element_text(size = 15),
        axis.text.x=element_text(face='bold'),
        axis.text.y=element_text(face='bold'),
        axis.title.x=element_text(size=15, face='bold'),
        axis.title.y=element_text(size=15, face='bold'),
        legend.text = element_text(size = 20),
        legend.title = element_text(size = 20, face='bold'))+
    guides(shape = guide_legend(override.aes = list(size = 5)))
  return(plot)
}

#side-by-side comparison of both D's against plots of Omicron only
phone_with_without_omicron_comparison_full_data <- ggarrange(
                      remove_plot_phone(breath_phone_total_wide2,"Fine","fine_log_quant", "Omicron"),
                      include_plot_phone(breath_phone_total_wide2,"Fine","fine_log_quant", "Omicron"),
                      remove_plot_phone(breath_phone_total_wide2,"Coarse","coarse_log_quant", "Omicron"),
                      include_plot_phone(breath_phone_total_wide2,"Coarse","coarse_log_quant", "Omicron"),
                      labels = c("a", 
                                 "b",
                                 "c",
                                 "d"),
                      ncol = 2, nrow=2,
                      common.legend = T,
                      legend = "bottom",
                      align = "h")
phone_with_without_omicron_comparison_full_data
#ggsave(phone_with_without_omicron_comparison_full_data,filename="../output/extra-output-fig3/phone_with_without_omicron_comparison_full_data.png",device="png",width=11,height=7.77,units="in")

## ---- chunk 19
  plot1 <- breath_phone_total_wide2 %>%
    ggplot(aes(y=coarse_log_quant,x=phone_log_quant)) +
    geom_point(aes(color=variant2,shape=variant2),size=3,alpha=0.9,
               position=position_jitter(h=.1,w=.1,seed=42)) +
    geom_smooth(method = "loess") +
    stat_cor(method = "spearman",cor.coef.name = "rho", size = 8, label.x =1, label.y = 6) +
    ylab("Coarse aerosol (log10)") +
    xlab("Phone swab (log10)") +
    labs(color = "Variant", shape = "Variant")+
    #coord_cartesian(ylim = c(40, 18), xlim = c(40,10))+
    scale_shape_variant+
    scale_color_variant+
  #ggtitle(note_text)+
    theme_bw()+
    theme(axis.text = element_text(size = 15),
        axis.text.x=element_text(face='bold'),
        axis.text.y=element_text(face='bold'),
        axis.title.x=element_text(size=15, face='bold'),
        axis.title.y=element_text(size=15, face='bold'),
        legend.text = element_text(size = 20),
        legend.title = element_text(size = 20, face='bold'),
        plot.title = element_text(size = 20, face = "bold"))+
    guides(shape = guide_legend(override.aes = list(size = 5)))
plot1
#ggsave(plot1,filename="../output/extra-output-fig3/phone_coarse.png",device="png",width=11,height=7.77,units="in")
## ---- chunk 20
  plot2 <- breath_phone_total_wide2 %>%
    ggplot(aes(y=fine_log_quant,x=phone_log_quant)) +
    geom_point(aes(color=variant2,shape=variant2),size=3,alpha=0.9,
               position=position_jitter(h=.1,w=.1,seed=42)) +
    geom_smooth(method = "loess") +
    stat_cor(method = "spearman",cor.coef.name = "rho", size = 8, label.x =1, label.y = 6) +
    ylab("Fine aerosol (log10)") +
    xlab("Phone swab (log10)") +
    labs(color = "Variant", shape = "Variant")+
    #coord_cartesian(ylim = c(40, 18), xlim = c(40,10))+
    scale_shape_variant+
    scale_color_variant+
  #ggtitle(note_text)+
    theme_bw()+
    theme(axis.text = element_text(size = 15),
        axis.text.x=element_text(face='bold'),
        axis.text.y=element_text(face='bold'),
        axis.title.x=element_text(size=15, face='bold'),
        axis.title.y=element_text(size=15, face='bold'),
        legend.text = element_text(size = 20),
        legend.title = element_text(size = 20, face='bold'),
        plot.title = element_text(size = 20, face = "bold"))+
    guides(shape = guide_legend(override.aes = list(size = 5)))
plot2
#ggsave(plot2,filename="../output/extra-output-fig3/phone_fine.png",device="png",width=11,height=7.77,units="in")

## ---- chunk 21
spr <- spr_raw %>% mutate(variant2 = if_else(seq_variant %in% c("Omicron BA.1.1","Omicron BA.1", "Omicron BA.2"), "Omicron", seq_variant))
samples_of_interest <- c("Saliva", "Midturbinate Swab", "Phone Swab")

spr_before <- spr_before_raw %>% 
  mutate(log_quant = if_else(av_quant == 0, 0, log10(av_quant)),
         subject_id = as.factor(study_id),
         days_past_onset = as.factor(days_past_onset),
         period = "Before Sep 2021",
         variant2 = if_else(S.gene.dropout == "TRUE", "Alpha", "Ancestral/other"),
         ct_ngene = if_else(ct_ngene_qpcr == -1, 40, ct_ngene_qpcr))

before_sub <- spr_before %>% 
  filter(sample_type %in% samples_of_interest) %>% 
  select(subject_id, sample_date, av_quant, log_quant, sample_type, period, days_past_onset, variant2, ct_ngene)

spr <- spr %>% 
  mutate(log_quant = if_else(av_quant == 0, 0, log10(av_quant)),
         subject_id = as.factor(subject_id),
         days_past_onset = as.factor(days_past_onset),
         period = "After Sep 2021",
         ct_ngene = if_else(ct_ngene_qpcr == -1, 40, ct_ngene_qpcr))

now_sub <- spr %>% filter(sample_type %in% samples_of_interest) %>% 
  select(subject_id, sample_date, av_quant, log_quant, sample_type, period, days_past_onset, variant2, ct_ngene)

mts_saliva_phone_total <- bind_rows(now_sub,before_sub)

mts_saliva_phone_total <- mts_saliva_phone_total %>% 
  mutate(variant2 = factor(variant2, 
                          levels = c("Ancestral/other", "Alpha", "Delta", "Omicron"),
                          labels = c("Ancestral/other", "Alpha", "Delta", "Omicron")))
## ---- chunk 22
saliva_complete <- mts_saliva_phone_total %>% 
  filter(sample_type == "Saliva") %>%
  mutate(saliva_av_quant = av_quant, saliva_log_quant = log_quant, saliva_ct_ngene = ct_ngene) %>% 
  select(subject_id, saliva_av_quant, saliva_log_quant, days_past_onset, sample_date, period, variant2, saliva_ct_ngene) 
saliva_complete_sub <- saliva_complete %>%filter(saliva_av_quant !=0)  

mts_complete <- mts_saliva_phone_total %>% 
  filter(sample_type == "Midturbinate Swab") %>%
  mutate(mts_av_quant = av_quant, mts_log_quant = log_quant, mts_ct_ngene = ct_ngene) %>% 
  select(subject_id, mts_av_quant, mts_log_quant, days_past_onset, sample_date, period, variant2,mts_ct_ngene)
mts <- mts_complete %>% select(subject_id, mts_av_quant, mts_log_quant, sample_date, mts_ct_ngene)
mts_complete_sub <- mts_complete %>%filter(mts_av_quant !=0)

phone_complete <- mts_saliva_phone_total %>% 
  filter(sample_type == "Phone Swab") %>%
  mutate(phone_av_quant = av_quant, phone_log_quant = log_quant, phone_ct_ngene = ct_ngene) %>% 
  select(subject_id, phone_av_quant, phone_log_quant, days_past_onset, sample_date, period, variant2,phone_ct_ngene)

phone <- phone_complete %>% select(subject_id, phone_av_quant, phone_log_quant, sample_date, phone_ct_ngene) 

#create dataset including all the breath samples:breath_phone_total_wide2
breath_phone_total_wide2 <- saliva_complete %>% 
  left_join(mts, by = c("subject_id", "sample_date")) 


breath_phone_total_wide2 <- phone %>% 
  left_join(breath_phone_total_wide2, by = c("subject_id", "sample_date")) 
## ---- chunk 23
  plot1 <- breath_phone_total_wide2 %>%
    ggplot(aes(y=mts_log_quant,x=phone_log_quant)) +
    geom_point(aes(color=variant2,shape=variant2),size=3,alpha=0.9,
               position=position_jitter(h=.1,w=.1,seed=42)) +
    geom_smooth(method = "loess") +
    stat_cor(method = "spearman",cor.coef.name = "rho", size = 8, label.x =0, label.y = 11) +
    ylab("MTS (log10)") +
    xlab("Phone swab (log10)") +
    labs(color = "Variant", shape = "Variant")+
    #coord_cartesian(ylim = c(40, 18), xlim = c(40,10))+
    scale_shape_variant+
    scale_color_variant+
  #ggtitle(note_text)+
    theme_bw()+
    theme(axis.text = element_text(size = 15),
        axis.text.x=element_text(face='bold'),
        axis.text.y=element_text(face='bold'),
        axis.title.x=element_text(size=15, face='bold'),
        axis.title.y=element_text(size=15, face='bold'),
        legend.text = element_text(size = 20),
        legend.title = element_text(size = 20, face='bold'),
        plot.title = element_text(size = 20, face = "bold"))+
    guides(shape = guide_legend(override.aes = list(size = 5)))
plot1
#ggsave(plot1,filename="../output/extra-output-fig3/phone_mts.png",device="png",width=11,height=7.77,units="in")

## ---- chunk 24
  plot1 <- breath_phone_total_wide2 %>%
    ggplot(aes(y=saliva_log_quant,x=phone_log_quant)) +
    geom_point(aes(color=variant2,shape=variant2),size=3,alpha=0.9,
               position=position_jitter(h=.1,w=.1,seed=42)) +
    geom_smooth(method = "loess") +
    stat_cor(method = "spearman",cor.coef.name = "rho", size = 8, label.x =0, label.y = 10) +
    ylab("Saliva (log10)") +
    xlab("Phone swab (log10)") +
    labs(color = "Variant", shape = "Variant")+
    #coord_cartesian(ylim = c(40, 18), xlim = c(40,10))+
    scale_shape_variant+
    scale_color_variant+
  #ggtitle(note_text)+
    theme_bw()+
    theme(axis.text = element_text(size = 15),
        axis.text.x=element_text(face='bold'),
        axis.text.y=element_text(face='bold'),
        axis.title.x=element_text(size=15, face='bold'),
        axis.title.y=element_text(size=15, face='bold'),
        legend.text = element_text(size = 20),
        legend.title = element_text(size = 20, face='bold'),
        plot.title = element_text(size = 20, face = "bold"))+
    guides(shape = guide_legend(override.aes = list(size = 5)))
plot1
#ggsave(plot1,filename="../output/extra-output-fig3/phone_saliva.png",device="png",width=11,height=7.77,units="in")

## ---- chunk 25
#using qpcr data
remove_plot_phone <- function(data, aerosol_name, aerosol_log_quant, variant_value){
  sub_remove_variant <- data %>% filter(variant2 != variant_value)

  plot <- sub_remove_variant %>%
    ggplot(aes(y=eval(parse(text=aerosol_log_quant)),x=phone_log_quant)) +
    geom_point(aes(color=variant2,shape=variant2),size=3,alpha=0.9,
               position=position_jitter(h=.1,w=.1,seed=42)) +
    geom_smooth(method = "loess") +
    stat_cor(method = "spearman",cor.coef.name = "rho", size = 8) +
    ylab(paste(aerosol_name,"aerosol (log10)")) +
    xlab("Phone swab (log10)") +
    labs(color = "Variant", shape = "Variant")+
    scale_y_continuous(breaks=c(-2,0,2,4,6,8,10,12),limits = c(-2, 12)) +
    scale_x_continuous(breaks=c(0,2,4,6,8),limits = c(-1,8)) +
    #expand_limits(x=0,y=-2) +
    scale_shape_variant+
    scale_color_variant+
    theme_bw()+
    theme(axis.text = element_text(size = 15),
        axis.text.x=element_text(face='bold'),
        axis.text.y=element_text(face='bold'),
        axis.title.x=element_text(size=15, face='bold'),
        axis.title.y=element_text(size=15, face='bold'),
        legend.text = element_text(size = 20),
        legend.title = element_text(size = 20, face='bold'))+
    guides(shape = guide_legend(override.aes = list(size = 5)))
  return(plot)
}

include_plot_phone <- function(data, aerosol_name, aerosol_log_quant, variant_value){
  sub_remove_variant <- data %>% filter(variant2 == variant_value)

  plot <- sub_remove_variant %>%
    ggplot(aes(y=eval(parse(text=aerosol_log_quant)),x=phone_log_quant)) +
    geom_point(aes(color=variant2,shape=variant2),size=3,alpha=0.9,
               position=position_jitter(h=.1,w=.1,seed=42)) +
    geom_smooth(method = "loess") +
    stat_cor(method = "spearman",cor.coef.name = "rho", size = 8) +
    ylab(paste(aerosol_name,"aerosol (log10)")) +
    xlab("Phone Swab (log10)") +
    labs(color = "Variant", shape = "Variant")+
    scale_y_continuous(breaks=c(-2,0,2,4,6,8,10,12),limits = c(-2, 12)) +
    scale_x_continuous(breaks=c(0,2,4,6,8),limits = c(-1,8)) +
    #expand_limits(x=0,y=-2) +
    scale_shape_variant+
    scale_color_variant+
    theme_bw()+
    theme(axis.text = element_text(size = 15),
        axis.text.x=element_text(face='bold'),
        axis.text.y=element_text(face='bold'),
        axis.title.x=element_text(size=15, face='bold'),
        axis.title.y=element_text(size=15, face='bold'),
        legend.text = element_text(size = 20),
        legend.title = element_text(size = 20, face='bold'))+
    guides(shape = guide_legend(override.aes = list(size = 5)))
  return(plot)
}

#side-by-side comparison of both D's against plots of Omicron only
phone_mts_saliva_with_without_omicron <- ggarrange(
                      remove_plot_phone(breath_phone_total_wide2,"Saliva","saliva_log_quant", "Omicron"),
                      include_plot_phone(breath_phone_total_wide2,"Saliva","saliva_log_quant", "Omicron"),
                      remove_plot_phone(breath_phone_total_wide2,"MTS","mts_log_quant", "Omicron"),
                      include_plot_phone(breath_phone_total_wide2,"MTS","mts_log_quant", "Omicron"),
                      labels = c("a", 
                                 "b",
                                 "c",
                                 "d"),
                      ncol = 2, nrow=2,
                      common.legend = T,
                      legend = "bottom",
                      align = "h")
phone_mts_saliva_with_without_omicron
#ggsave(phone_mts_saliva_with_without_omicron,filename="../output/extra-output-fig3/phone_mts_saliva_with_without_omicron.png",device="png",width=11,height=7.77,units="in")
